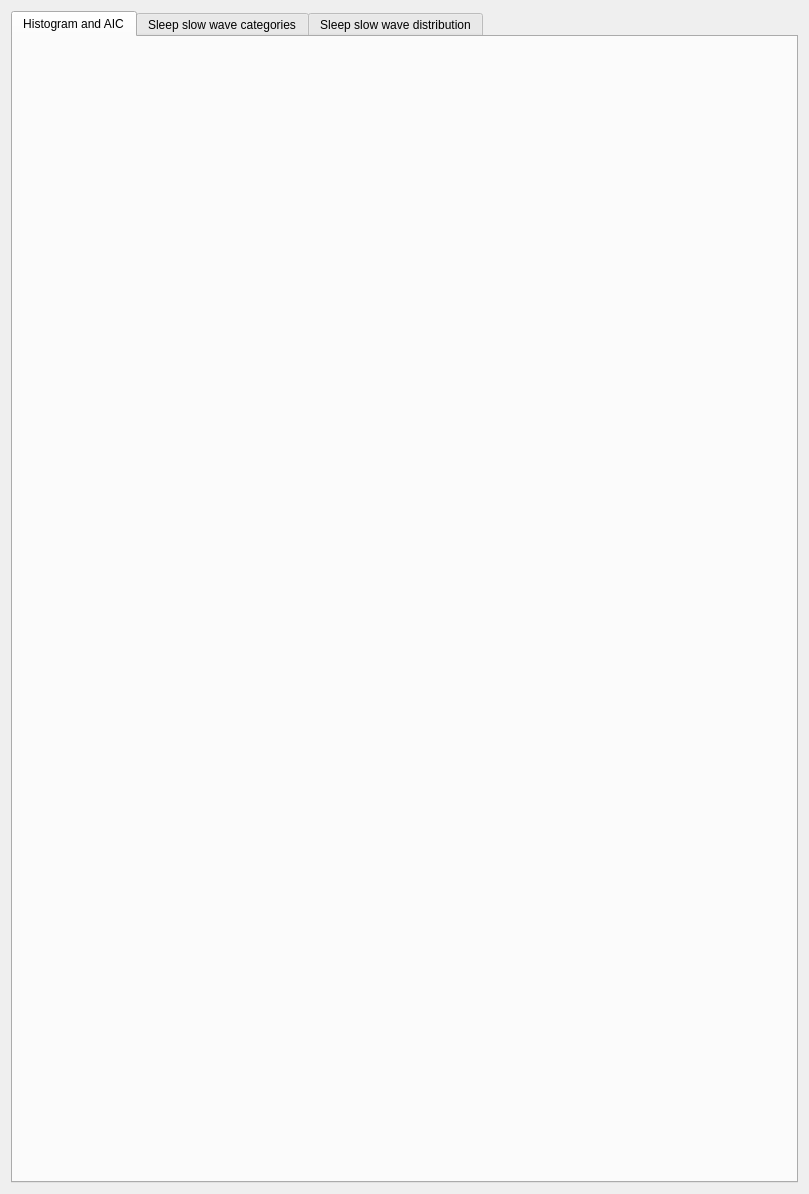
<?xml version="1.0" encoding="UTF-8"?>
<ui version="4.0">
 <class>SlowWaveClassifierResultsView</class>
 <widget class="QWidget" name="SlowWaveClassifierResultsView">
  <property name="geometry">
   <rect>
    <x>0</x>
    <y>0</y>
    <width>809</width>
    <height>1194</height>
   </rect>
  </property>
  <property name="windowTitle">
   <string>Form</string>
  </property>
  <layout class="QVBoxLayout" name="verticalLayout">
   <item>
    <widget class="QTabWidget" name="tabWidget">
     <property name="currentIndex">
      <number>0</number>
     </property>
     <widget class="QWidget" name="histo_aic_tab">
      <attribute name="title">
       <string>Histogram and AIC</string>
      </attribute>
      <widget class="QWidget" name="layoutWidget">
       <property name="geometry">
        <rect>
         <x>0</x>
         <y>0</y>
         <width>751</width>
         <height>651</height>
        </rect>
       </property>
       <layout class="QVBoxLayout" name="result_layout"/>
      </widget>
     </widget>
     <widget class="QWidget" name="ssw_categories_tab">
      <attribute name="title">
       <string>Sleep slow wave categories</string>
      </attribute>
      <widget class="QWidget" name="layoutWidget">
       <property name="geometry">
        <rect>
         <x>0</x>
         <y>0</y>
         <width>751</width>
         <height>561</height>
        </rect>
       </property>
       <layout class="QVBoxLayout" name="tables_layout">
        <property name="sizeConstraint">
         <enum>QLayout::SetMaximumSize</enum>
        </property>
        <item alignment="Qt::AlignHCenter|Qt::AlignTop">
         <widget class="QLabel" name="label">
          <property name="font">
           <font>
            <pointsize>14</pointsize>
            <weight>50</weight>
            <bold>false</bold>
           </font>
          </property>
          <property name="text">
           <string>Data on each slow wave category</string>
          </property>
         </widget>
        </item>
       </layout>
      </widget>
     </widget>
     <widget class="QWidget" name="distribution_tab">
      <attribute name="title">
       <string>Sleep slow wave distribution</string>
      </attribute>
      <widget class="QWidget" name="layoutWidget">
       <property name="geometry">
        <rect>
         <x>0</x>
         <y>0</y>
         <width>791</width>
         <height>1161</height>
        </rect>
       </property>
       <layout class="QVBoxLayout" name="distribution_layout">
        <property name="sizeConstraint">
         <enum>QLayout::SetMaximumSize</enum>
        </property>
        <item alignment="Qt::AlignHCenter|Qt::AlignTop">
         <widget class="QLabel" name="label_2">
          <property name="font">
           <font>
            <pointsize>14</pointsize>
           </font>
          </property>
          <property name="text">
           <string>Distribution of each type of slow wave during the night</string>
          </property>
         </widget>
        </item>
        <item>
         <widget class="QTabWidget" name="distributions_subclass_tabWidget">
          <property name="enabled">
           <bool>true</bool>
          </property>
          <property name="currentIndex">
           <number>2</number>
          </property>
          <property name="usesScrollButtons">
           <bool>false</bool>
          </property>
          <widget class="QWidget" name="distr_time_tab">
           <property name="enabled">
            <bool>true</bool>
           </property>
           <attribute name="title">
            <string>Distribution by time</string>
           </attribute>
           <widget class="QWidget" name="verticalLayoutWidget_3">
            <property name="geometry">
             <rect>
              <x>0</x>
              <y>0</y>
              <width>781</width>
              <height>1111</height>
             </rect>
            </property>
            <layout class="QVBoxLayout" name="distr_time_layout"/>
           </widget>
          </widget>
          <widget class="QWidget" name="distr_cycles_tab">
           <attribute name="title">
            <string>Distribution by cycles</string>
           </attribute>
           <widget class="QWidget" name="verticalLayoutWidget_2">
            <property name="geometry">
             <rect>
              <x>0</x>
              <y>0</y>
              <width>781</width>
              <height>1111</height>
             </rect>
            </property>
            <layout class="QVBoxLayout" name="distr_cycles_layout"/>
           </widget>
          </widget>
          <widget class="QWidget" name="distr_quarter_tab">
           <attribute name="title">
            <string>Distribution by quarter</string>
           </attribute>
           <widget class="QWidget" name="verticalLayoutWidget">
            <property name="geometry">
             <rect>
              <x>0</x>
              <y>0</y>
              <width>781</width>
              <height>1111</height>
             </rect>
            </property>
            <layout class="QVBoxLayout" name="distr_quarter_layout"/>
           </widget>
          </widget>
         </widget>
        </item>
       </layout>
      </widget>
     </widget>
    </widget>
   </item>
  </layout>
 </widget>
 <resources/>
 <connections/>
</ui>
